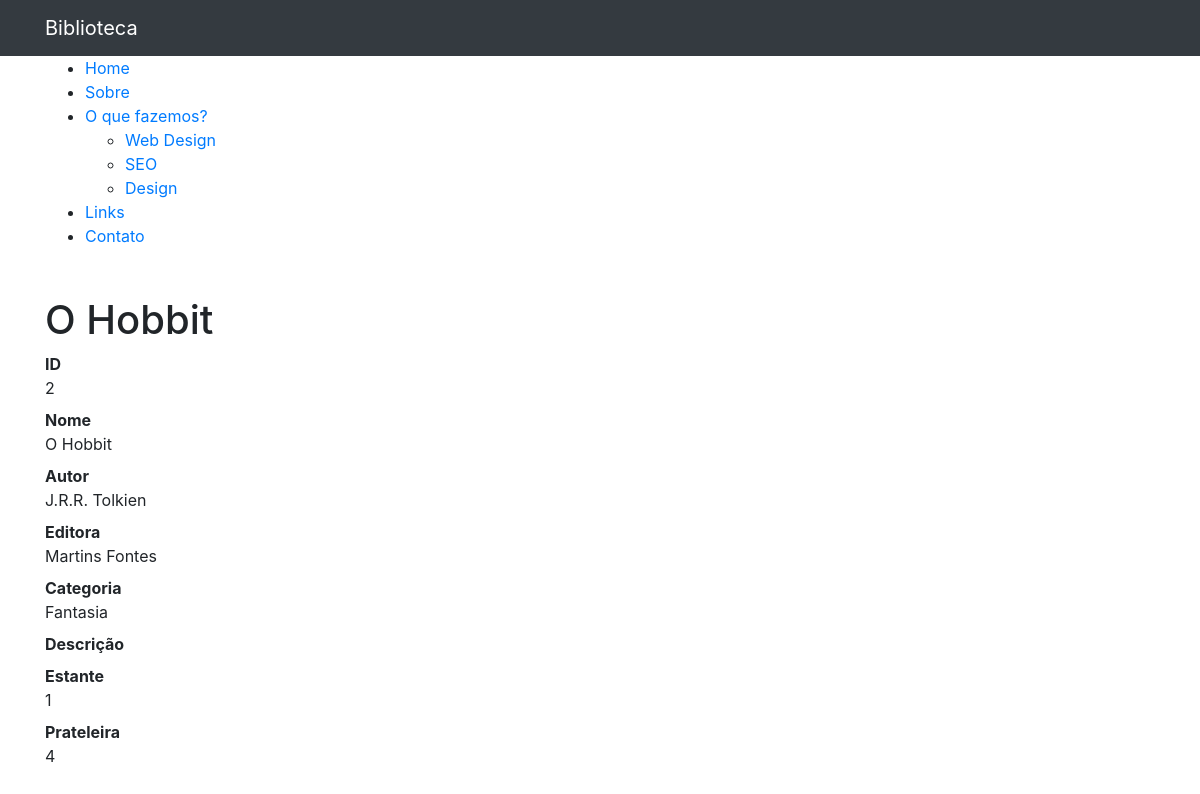
/2 (signed in), run on an earlier commit of the app's database.
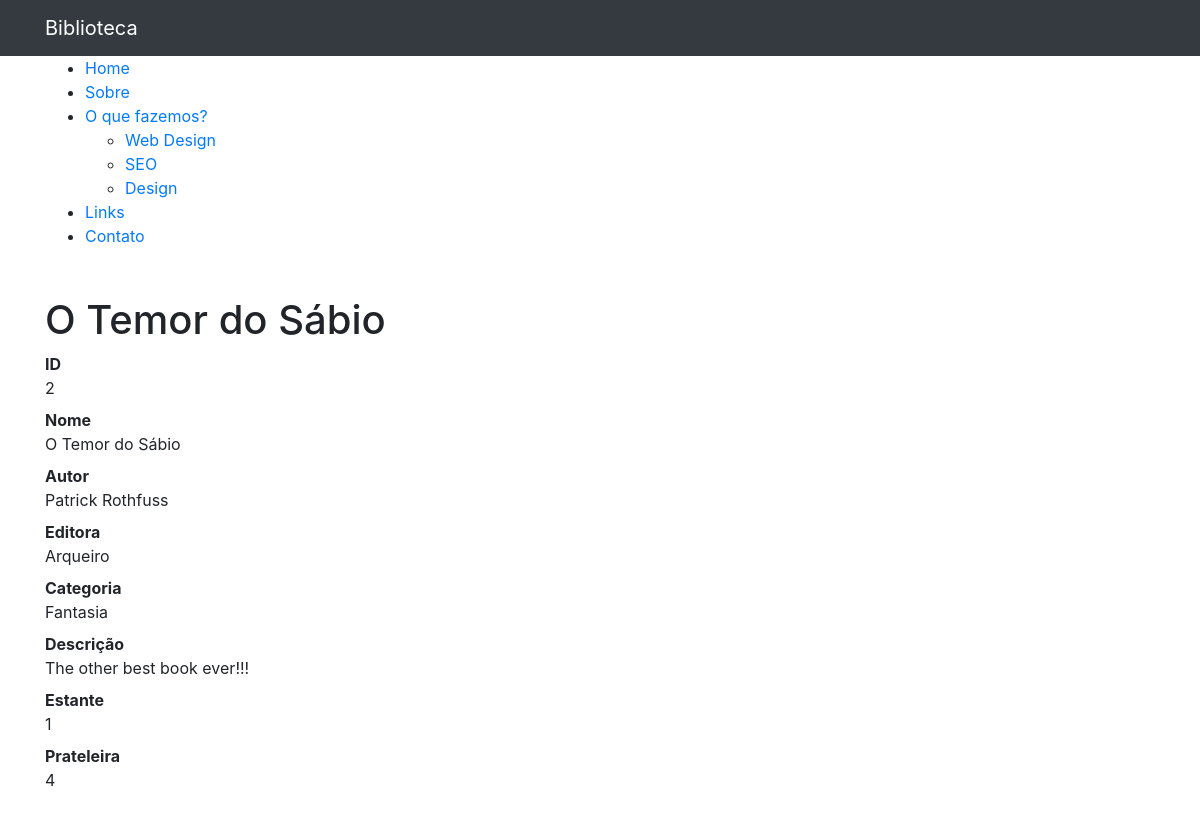
And on a later commit of the database.
### contas/models.py (models this page shows, shortened)
class Livro(models.Model):
    titulo = models.CharField(max_length=150)
    autor = models.CharField(max_length=150)
    editora = models.CharField(max_length=100)
    descricao = models.TextField(blank=True)
    estante = models.IntegerField(default=0)
    prateleira = models.IntegerField(default=0)
    data_criacao = models.DateTimeField(default=timezone.now)
    categoria = models.ForeignKey(Categoria, on_delete=models.DO_NOTHING)
    mostrar = models.BooleanField(default=True)

class Categoria(models.Model):
    nome = models.CharField(max_length=100)
    def __str__(self):
        return self.nome

### contas/views.py (the view)
# urls.py: path('<int:livro_id>', views.ver_livro, name='ver_livro'),
@login_required(redirect_field_name='login')
def ver_livro(request, livro_id):
    livro = get_object_or_404(Livro, id=livro_id)
    if not livro.mostrar:
        raise Http404()
    return render(request, 'contas/ver_livro.html', {
        'livro': livro
    }) # Retorna e renderiza os iteráveis.

### contas/templates/contas/ver_livro.html (shortened to what this page needs)
{% extends 'base.html' %}
{% block conteudo %}
<h1 class="mt-5">{{ livro.titulo }} </h1>
      <dl>
        <dt>ID</dt>
        <dd>{{ livro.id }}</dd>
        <dt>Nome</dt>
        <dd>{{ livro.titulo }}</dd>
        <dt>Autor</dt>
        <dd>{{ livro.autor }}</dd>
        <dt>Editora</dt>
        <dd>{{ livro.editora }}</dd>
        <dt>Categoria</dt>
        <dd>{{ livro.categoria }}</dd>
        <dt>Descrição</dt>
        <dd>{{ livro.descricao }}</dd>
        <dt>Estante</dt>
        <dd>{{ livro.estante }}</dd>
        <dt>Prateleira</dt>
        <dd>{{ livro.prateleira }}</dd>
      <br>
      <br>
      </dl>
{%endblock%}

What changed in the data, as far as the page shows it:
changed Livro "Fantasia": titulo "O Hobbit" → "O Temor do Sábio"; autor "J.R.R. Tolkien" → "Patrick Rothfuss"; editora "Martins Fontes" → "Arqueiro"; descricao (not shown) → "The other best book ever!!!"
